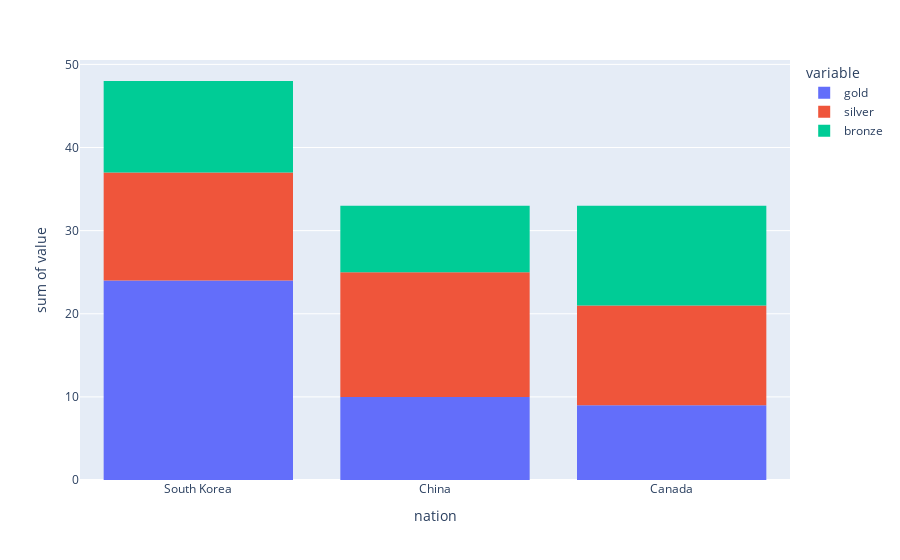

Write notebook code for a chart like this one.
### Code cell
fig = px.histogram(df, x="nation",y = ["gold","silver","bronze"])
fig.show()

### Figure 1 — Plotly figure (JSON) as saved in the notebook; plotly's stock layout.template omitted (floating-point values rounded to 4 significant figures)
{"data": [{"alignmentgroup": "True", "bingroup": "x", "histfunc": "sum", "hovertemplate": "variable=gold<br>nation=%{x}<br>sum of value=%{y}<extra></extra>", "legendgroup": "gold", "marker": {"color": "#636efa", "pattern": {"shape": ""}}, "name": "gold", "offsetgroup": "gold", "orientation": "v", "showlegend": true, "type": "histogram", "x": ["South Korea", "China", "Canada"], "xaxis": "x", "y": [24, 10, 9], "yaxis": "y"}, {"alignmentgroup": "True", "bingroup": "x", "histfunc": "sum", "hovertemplate": "variable=silver<br>nation=%{x}<br>sum of value=%{y}<extra></extra>", "legendgroup": "silver", "marker": {"color": "#EF553B", "pattern": {"shape": ""}}, "name": "silver", "offsetgroup": "silver", "orientation": "v", "showlegend": true, "type": "histogram", "x": ["South Korea", "China", "Canada"], "xaxis": "x", "y": [13, 15, 12], "yaxis": "y"}, {"alignmentgroup": "True", "bingroup": "x", "histfunc": "sum", "hovertemplate": "variable=bronze<br>nation=%{x}<br>sum of value=%{y}<extra></extra>", "legendgroup": "bronze", "marker": {"color": "#00cc96", "pattern": {"shape": ""}}, "name": "bronze", "offsetgroup": "bronze", "orientation": "v", "showlegend": true, "type": "histogram", "x": ["South Korea", "China", "Canada"], "xaxis": "x", "y": [11, 8, 12], "yaxis": "y"}], "layout": {"barmode": "relative", "legend": {"title": {"text": "variable"}, "tracegroupgap": 0}, "margin": {"t": 60}, "xaxis": {"anchor": "y", "domain": [0, 1], "title": {"text": "nation"}}, "yaxis": {"anchor": "x", "domain": [0, 1], "title": {"text": "sum of value"}}}}
